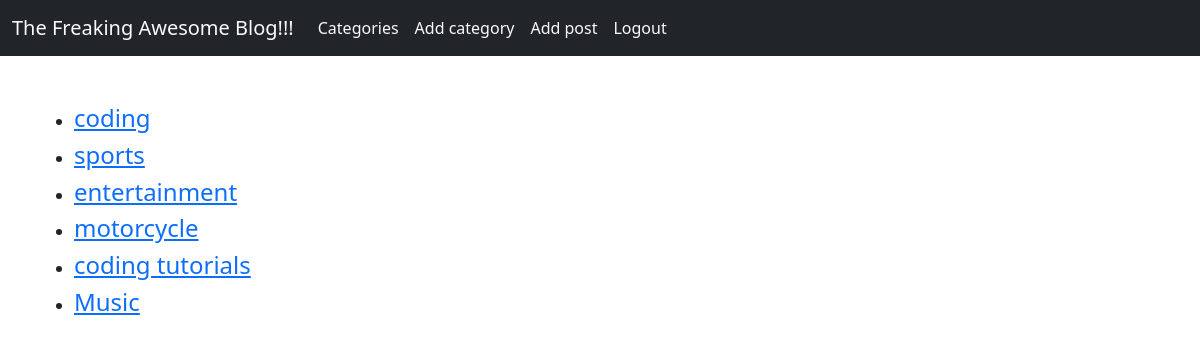
Page /categories/ (signed in) on the committed database.
### the_blog/models.py (models this page shows, shortened)
class Category(models.Model):
    name = models.CharField(max_length = 255)
    def __str__(self):
        return self.name

### the_blog/views.py (the view)
# urls.py: path('categories/', views.ListAllCategories, name='categories')
def ListAllCategories(request):
    model = Category.objects.all()
    diction = {'categories':model}
    return render(request, 'all_categories.html', context=diction)

### the_blog/templates/all_categories.html
{% extends "base.html" %}
{% block body_block %}
<ul>
    {% for category in categories %}
        <li><h4><a href="{% url 'category' category|slugify %}">{{ category }}</a></h4></li>
    {% endfor %}
</ul>
{% endblock  %}

### rows in the picture
Category: name "coding"
Category: name "sports"
Category: name "entertainment"
Category: name "motorcycle"
Category: name "coding tutorials"
Category: name "Music"
